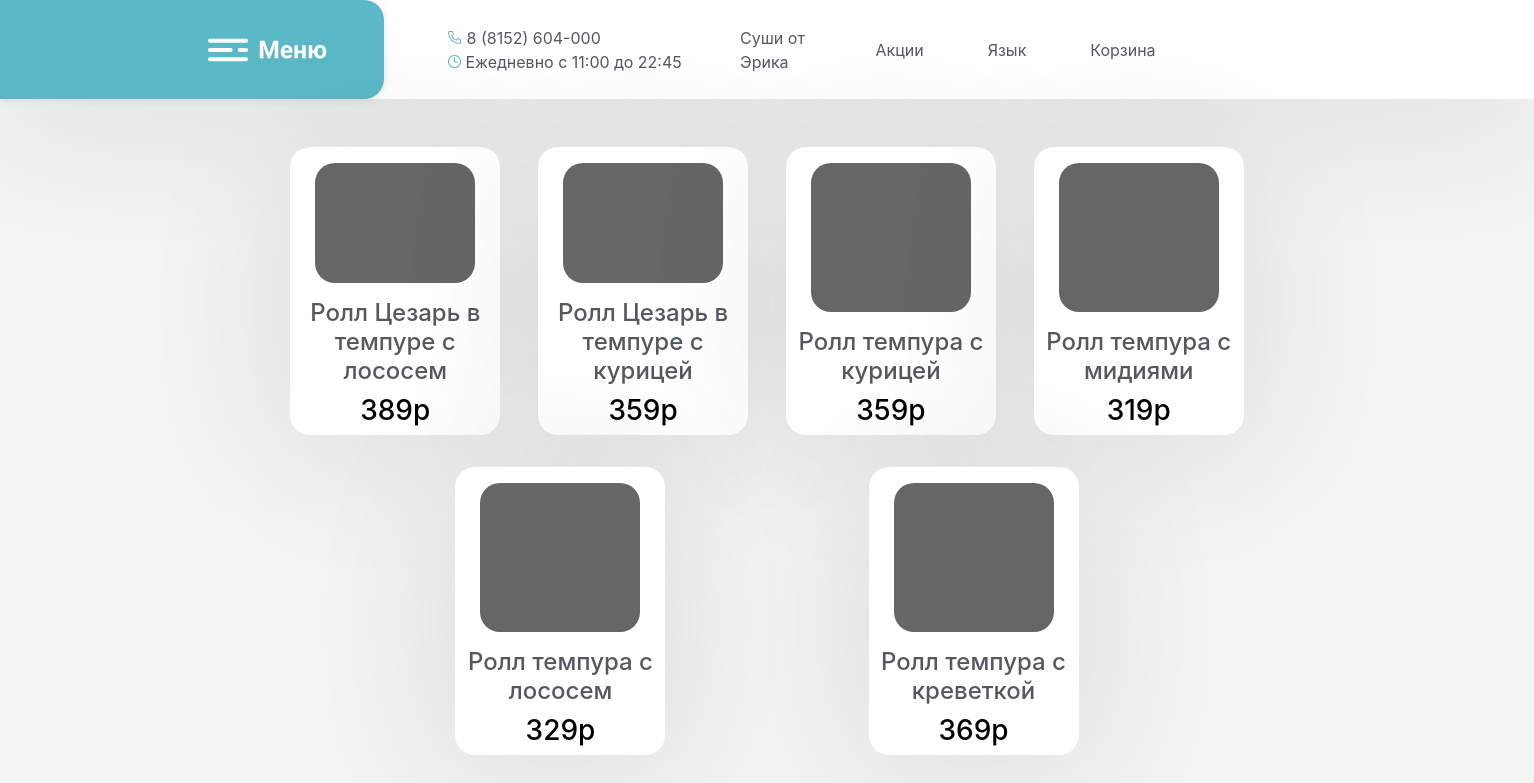
Page /category/2 on the committed database.
### index.py (models this page shows)
class Food(db.Model):
    id = db.Column(db.Integer, primary_key=True)
    name = db.Column(db.String, nullable=False)
    price = db.Column(db.Integer, nullable=False)

### index.py (the view)
@app.route("/category/<int:category_id>")
def show_category(category_id):
    category = db.session.query(Categories).filter_by(id=category_id).first_or_404()
    foods_ids = json.loads(category.food_list)
    food_list = db.session.query(Food).filter(Food.id.in_(foods_ids)).all()
    return render_template("category.html", food_list=food_list, category_name=category.name)

### templates/category.html (shortened to what this page needs)
{% extends 'base.html' %}
{% block body %}
<main>
<section class="row-objects">
	{% for j in range(0, food_list|length) %}
	<div class="list-object list-object-parent" onClick="document.location='/meal/{{ food_list[j].id }}'">
		<div class="list-object-category" style="background-image: url('..//static/media/s_{{ food_list[j].id }}.jpg');">
		</div>
		<div> <h4> {{ food_list[j].name }} </h4> </div>
		<div style="color: #000"> <h3> {{ food_list[j].price }}p </h3> </div>
	</div>
	{% endfor %}
</section>
</main>
{% endblock %}

### static/css/style.css (style rules this page uses)
body { background-color: #f2f3f3; color: #54595F; margin: 0; padding: 0; width: 100vw; height: 100vh; font-size: 16px !important; }
main { width: 65%; margin-left: auto; margin-right: auto; }
.row-objects { margin: 20px auto; display: flex; justify-content: space-evenly; align-items: center; flex-wrap: wrap; }
.list-object { box-shadow: 0 0px 10px rgba(0,0,0,0.1); background-color: #666; width: 210px; height: 210px; border-radius: 20px; text-align: center; margin: 1em 1em; }

### templates/category.html (style rules this page uses)
.list-object-parent { display: flex; flex-direction: column; cursor: pointer; height: 18em; background-color: #fff; box-shadow: 0 10px 150px rgba(0,0,0,0.1); align-items: center; }
.list-object-category { background-color: #666; width: 10em; height: 10em; border-radius: 20px;  margin-left: 0; margin-right: 0; margin-top: 1em; margin-bottom: 1em; background-size: cover; }

### rows in the picture
Food: name "Ролл Цезарь в темпуре с лососем", price "389"
Food: name "Ролл Цезарь в темпуре с курицей", price "359"
Food: name "Ролл темпура с курицей", price "359"
Food: name "Ролл темпура с мидиями", price "319"
Food: name "Ролл темпура с лососем", price "329"
Food: name "Ролл темпура с креветкой", price "369"
